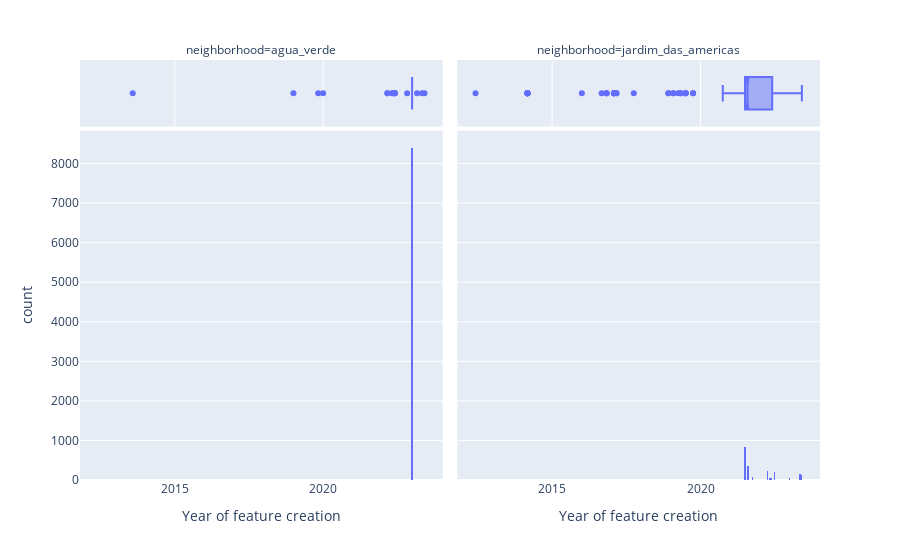

The code cell stored with this chart in its notebook:
### Code cell
px.histogram(gdf,x='year_dec',labels={'year_dec':'Year of feature creation'},facet_col='neighborhood',marginal='box')

### Figure 1 — Plotly figure (JSON) as saved in the notebook; plotly's stock layout.template omitted (floating-point values rounded to 4 significant figures; data arrays with more than 128 entries replaced by an {"elided": "..."} marker saying what was removed)
{"data": [{"alignmentgroup": "True", "bingroup": "x", "hovertemplate": "neighborhood=agua_verde<br>Year of feature creation=%{x}<br>count=%{y}<extra></extra>", "legendgroup": "", "marker": {"color": "#636efa", "pattern": {"shape": ""}}, "name": "", "offsetgroup": "", "orientation": "v", "showlegend": false, "type": "histogram", "x": {"elided": "8403 float values"}, "xaxis": "x", "yaxis": "y"}, {"alignmentgroup": "True", "hovertemplate": "neighborhood=agua_verde<br>Year of feature creation=%{x}<extra></extra>", "legendgroup": "", "marker": {"color": "#636efa"}, "name": "", "notched": true, "offsetgroup": "", "showlegend": false, "type": "box", "x": {"elided": "8403 float values"}, "xaxis": "x3", "yaxis": "y3"}, {"alignmentgroup": "True", "bingroup": "x", "hovertemplate": "neighborhood=jardim_das_americas<br>Year of feature creation=%{x}<br>count=%{y}<extra></extra>", "legendgroup": "", "marker": {"color": "#636efa", "pattern": {"shape": ""}}, "name": "", "offsetgroup": "", "orientation": "v", "showlegend": false, "type": "histogram", "x": {"elided": "2161 float values"}, "xaxis": "x2", "yaxis": "y2"}, {"alignmentgroup": "True", "hovertemplate": "neighborhood=jardim_das_americas<br>Year of feature creation=%{x}<extra></extra>", "legendgroup": "", "marker": {"color": "#636efa"}, "name": "", "notched": true, "offsetgroup": "", "showlegend": false, "type": "box", "x": {"elided": "2161 float values"}, "xaxis": "x4", "yaxis": "y4"}], "layout": {"annotations": [{"font": {}, "showarrow": false, "text": "neighborhood=agua_verde", "x": 0.245, "xanchor": "center", "xref": "paper", "y": 1, "yanchor": "bottom", "yref": "paper"}, {"font": {}, "showarrow": false, "text": "neighborhood=jardim_das_americas", "x": 0.755, "xanchor": "center", "xref": "paper", "y": 1, "yanchor": "bottom", "yref": "paper"}], "barmode": "relative", "legend": {"tracegroupgap": 0}, "margin": {"t": 60}, "xaxis": {"anchor": "y", "domain": [0, 0.49], "title": {"text": "Year of feature creation"}}, "xaxis2": {"anchor": "y2", "domain": [0.51, 1], "matches": "x", "title": {"text": "Year of feature creation"}}, "xaxis3": {"anchor": "y3", "domain": [0, 0.49], "matches": "x", "showgrid": true, "showticklabels": false}, "xaxis4": {"anchor": "y4", "domain": [0.51, 1], "matches": "x", "showgrid": true, "showticklabels": false}, "yaxis": {"anchor": "x", "domain": [0, 0.8316], "title": {"text": "count"}}, "yaxis2": {"anchor": "x2", "domain": [0, 0.8316], "matches": "y", "showticklabels": false}, "yaxis3": {"anchor": "x3", "domain": [0.8416, 1], "matches": "y3", "showgrid": false, "showline": false, "showticklabels": false, "ticks": ""}, "yaxis4": {"anchor": "x4", "domain": [0.8416, 1], "matches": "y3", "showgrid": false, "showline": false, "showticklabels": false, "ticks": ""}}}
